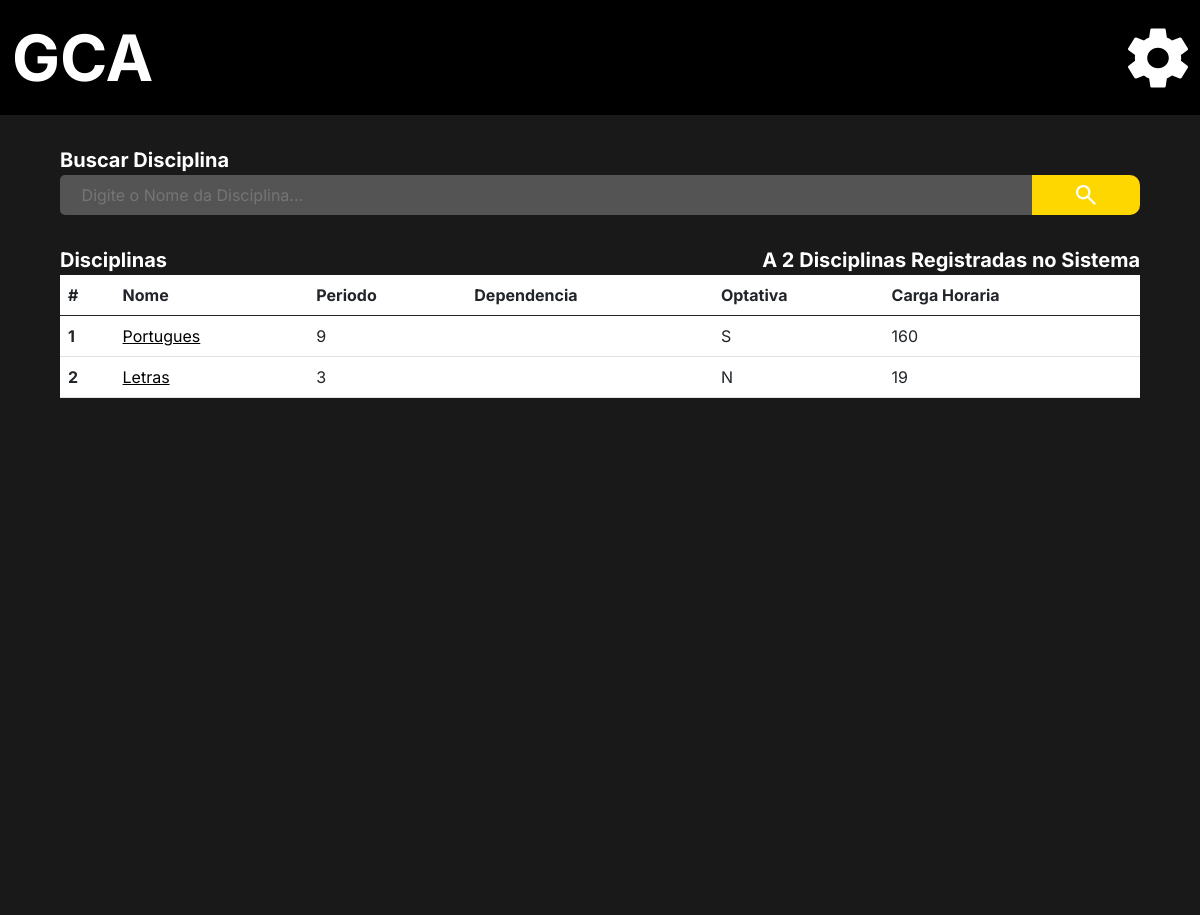
Page /adm/list_subjects/ on the committed database.
### administrador/models.py (models this page shows, shortened)
class Disciplina (models.Model):
    OPTATIVA = (
        ("S", "Sim"),
        ("N", "Não"),
    )
    nome = models.CharField(("Nome da Disciplina"), max_length=150, null=False)
    perido = models.IntegerField(("Periodo da disciplina"))
    carga_horaria = models.IntegerField(("Carga Horaria"))
    optativa = models.CharField(("Opitativa"), choices=OPTATIVA, blank=False, null=False,max_length=20)
    dependencia = models.ManyToManyField("self", verbose_name=("Dependencias"), blank=True, default='Sem Dependencia')
    verbose_name = 'Disciplina'
    verbose_name_plural = 'Disciplinas'

### administrador/views.py (the view)
# urls.py: path('adm/list_subjects/',  lista_Disciplinas, name = 'lista_disciplinas'),
def lista_Disciplinas(request):
    lista_de_disciplinas = Disciplina.objects.all()
    len_disciplinas = len(Disciplina.objects.all())
    return render(request, 'disciplina_lista.html', {'disciplina' : lista_de_disciplinas,
                                                     'len': len_disciplinas})

### administrador/templates/disciplina_lista.html (shortened to what this page needs)
{% extends 'base.html' %}
{% load static %}
{% block import_title_css %}
    <link href="https://cdn.jsdelivr.net/npm/bootstrap@5.0.2/dist/css/bootstrap.min.css" rel="stylesheet">
    <link rel="stylesheet" href="{% static 'css/lista_cursos.css' %}">
{% endblock %}
{% block main %}
<div class="main">
    <div class="search_box">
        <form action=""  method="post">
            <div>
                <label for="search_box">Buscar Disciplina</label>
            </div>
            <div class="search_bar">
                <input type="text" id="search_box" name="search_box" placeholder="Digite o Nome da Disciplina...">
                <button class="enviar_botao" type="submit">
                    <img class="lupa" src="{% static 'icons/search_thing.svg' %}" alt="">
                </button>
            </div>
        </form>
    </div>
    <div class="center">
        <div class="two_lables">
            <div>
                <p class="label_title">Disciplinas</p>
                {% if len > 1 %}
                    <p class="label_title">A {{len}} Disciplinas Registradas no Sistema</p>
                {% elif len == 1  %}
                    <p class="label_title">A {{len}} Disciplina Registrada no Sistema</p>
                {% else %}
                    <p class="label_title">A {{len}} Disciplinas Registradas no Sistema</p>
                {% endif %}
            </div>
        </div>
    </div>
    <div class="center_2">
        <div class="list">
            <table class="table">
                <thead>
                  <tr>
                    <th scope="col">#</th>
                    <th scope="col">Nome</th>
                    <th scope="col">Periodo</th>
                    <th scope="col">Dependencia</th>
                    <th scope="col">Optativa</th>
                    <th scope="col">Carga Horaria</th>
                  </tr>
                </thead>
                <tbody>
                    {% for dados in disciplina %}
                        <tr>
                            <th scope="row"> {{dados.id}} </th>
                            <td><a class="name" href="{% url 'disciplina' dados.id %}">{{dados.nome}} </a></td>
                            <td>{{dados.perido}}</td>
                            <td>
                            </td>
                            <td>{{dados.optativa}}</td>
                            <td>{{dados.carga_horaria}}</td>
                        </tr>
                    {% endfor %}
                </tbody>
              </table>
        </div>
    </div>
</div>
{% endblock %}

### static/css/base.css (style rules this page uses)
* { margin: 0%; padding: 0%; border: 0%; font-family: inter; text-decoration: none; }
a { text-decoration: none; }

### static/css/modal_menu.css (style rules this page uses)
p { margin-bottom: 0px !important; }

### administrador/static/css/lista_cursos.css (style rules this page uses)
.main { background-color: #191919; min-height: 100vh; max-height: calc(max-content + 100px); border: none; }
form { padding-top: 30px; display: flex; flex-direction: column; justify-content: center; align-items: center; }
.search_bar { display: flex; justify-content: left; }
#search_box { border: none; border-radius: 5px 0px 0px 5px; }
.search_box div { width: 90%; }
.search_bar input { width: 90%; padding-left: 2%; background-color: #545454; color: #9B9B9B; outline: none; }
form div label { font-size: 20px; color: white; font-weight: bold; }
.lupa { z-index: 0; background-color: #FFD700; padding: 5px 15px 5px 15px; border-radius: 0px 10px 10px 0px; cursor: pointer; width: 126px; height: 30px; }
.enviar_botao { width: 10%; background-color: #FFD700; padding: 5px 15px 5px 15px; border-radius: 0px 10px 10px 0px; border: none; cursor: pointer; display: flex; align-content: center; overflow: hidden; justify-content: center; }
.center { padding-top: 30px; display: flex; flex-direction: column; justify-content: center; align-items: center; }
.two_lables { width: 90%; }
.two_lables div { display: flex; justify-content: space-between; }
.two_lables p { text-align: center; color: white; font-size: 20px; font-weight: bold; }
.center_2 { padding-left: 5%; padding-Right: 5%; padding-bottom: 5%; }
.table { width: 100%; background-color: white; }
.name { color: black; }

### rows in the picture
Disciplina: id "1", nome "Portugues", perido "9", optativa "S", carga_horaria "160"
Disciplina: id "2", nome "Letras", perido "3", optativa "N", carga_horaria "19"

### other values in the picture
{{ len }} "2"
